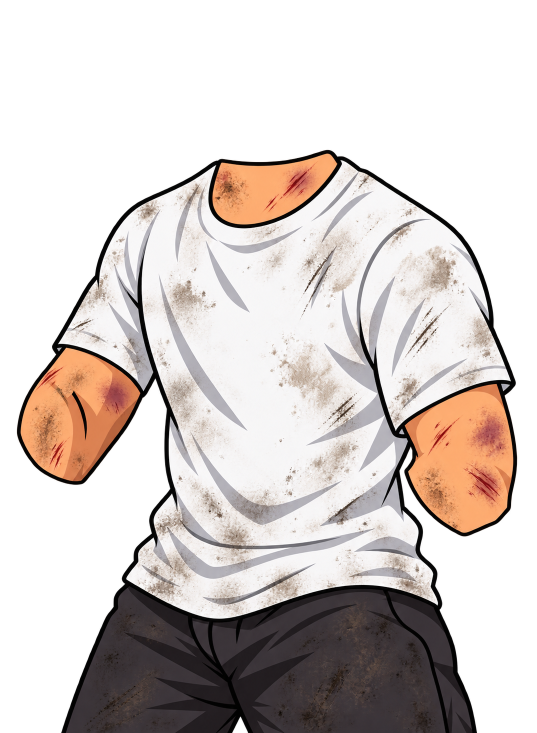
#> input picture tools/boss/raw/datsik-beaten/body.png, 1073 x 1466 px, found by its file name (shown at 1/2 size)
$ python make-input.py ../raw/datsik-beaten/body.png
#> lines starting #> are read from the running program, lines starting #| are printed output that depends on the picture
"""
A boss's rig layers (tools/boss/source/<boss>/) put together on white and cut to a square around him → the picture an image
edit dresses him up on (tools/boss/outfit/<boss>-in.png, 1024²) + where that square lies on the 1700×1750 sheet
(tools/boss/outfit/<boss>-in.json) — apply-outfit.py maps the edit back with it.
"""
import os, sys, json
from PIL import Image
HERE = os.path.dirname(os.path.abspath(__file__))
SRC = os.path.join(HERE, "..", "source")
ORDER = ["armL", "lowL", "handL", "legs", "body", "eyes", "pupils", "head", "armR", "lowR", "handR"]
for boss in sys.argv[1:]:
    d = os.path.join(SRC, boss)
    size = Image.open(os.path.join(d, "body.png")).size
    c = Image.new("RGBA", size, (0, 0, 0, 0))
#> c: PIL image 1073x1466 RGBA; every value is 0
    for n in ORDER:
        p = os.path.join(d, n + ".png")
        if os.path.exists(p): c.alpha_composite(Image.open(p).convert("RGBA"))
    x0, y0, x1, y1 = c.getbbox()
    side = max(x1 - x0, y1 - y0)
    ox, oy = x0 - (side - (x1 - x0)) // 2, y0 - (side - (y1 - y0)) // 2
    w = Image.new("RGBA", (side, side), (255, 255, 255, 255))
#> w: PIL image 1447x1447 RGBA; every value is 255
    sx, sy = max(0, ox), max(0, oy)
    w.alpha_composite(c.crop((sx, sy, min(size[0], ox + side), min(size[1], oy + side))), (sx - ox, sy - oy))
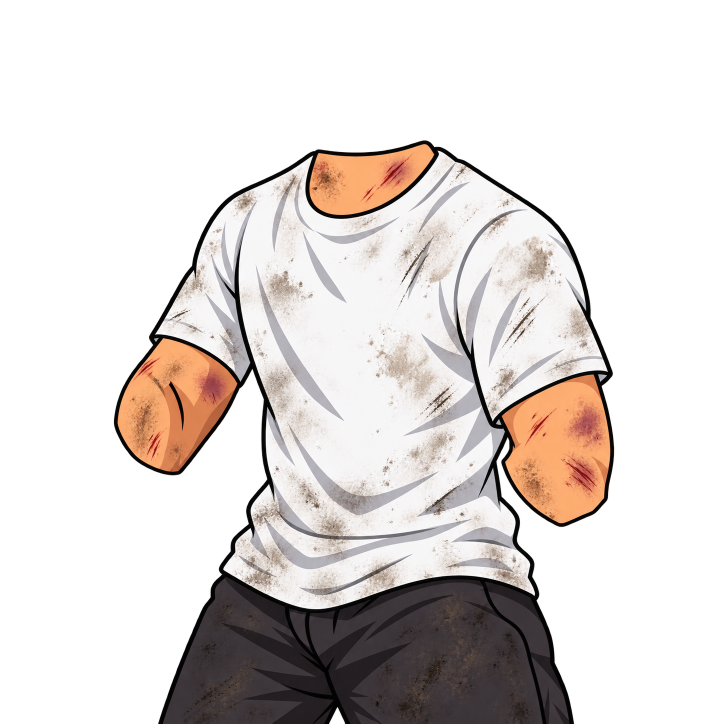
#> w: PIL image 1447x1447 RGBA (shown at 1/2 size); mean R, G, B, A 222.9, 217, 214.3, 255
    w.convert("RGB").resize((1024, 1024), Image.LANCZOS).save(os.path.join(HERE, f"{boss}-in.png"))
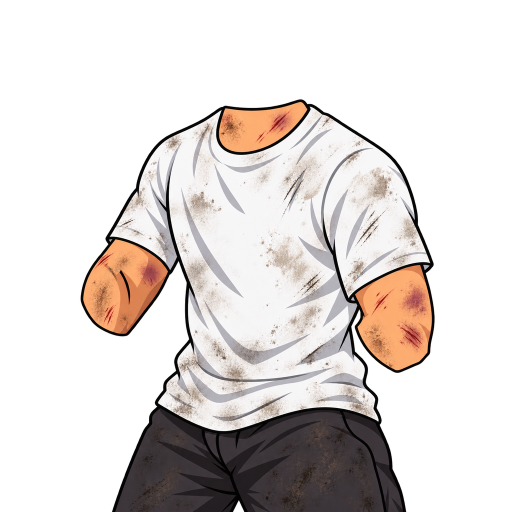
#> saved as body.png-in.png: PIL image 1024x1024 RGB (shown at 1/2 size); mean R, G, B 222.9, 217, 214.3
    json.dump({"ox": ox, "oy": oy, "side": side, "sheet": size}, open(os.path.join(HERE, f"{boss}-in.json"), "w"))
    print(boss, ox, oy, side)

$ run again, with tools/boss/raw/datsik-beaten/foreL.png copied over tools/boss/raw/datsik-beaten/body.png
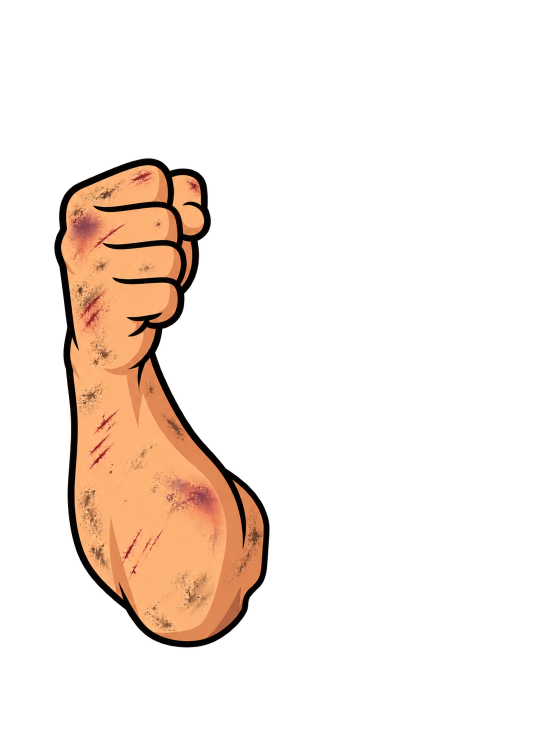
#> input picture tools/boss/raw/datsik-beaten/foreL.png, 1073 x 1466 px, found by its file name (shown at 1/2 size)
#> `w.alpha_composite(c.crop((sx, sy, min(size[0], ox + side), min(size[1]..`:
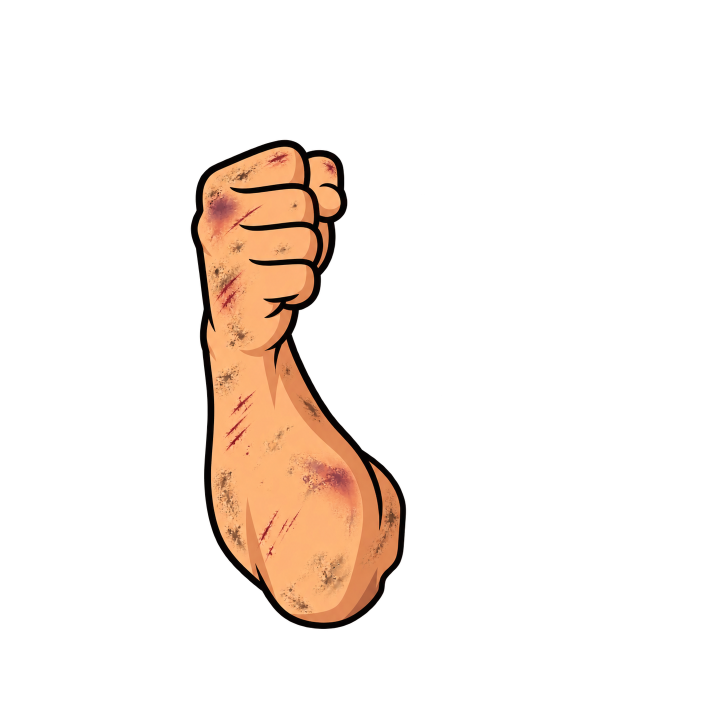
#> w: PIL image 1403x1403 RGBA (shown at 1/2 size); mean R, G, B, A 247.7, 239, 232.9, 255
#> `w.convert("RGB").resize((1024, 1024), Image.LANCZOS).save(os.path.join..`:
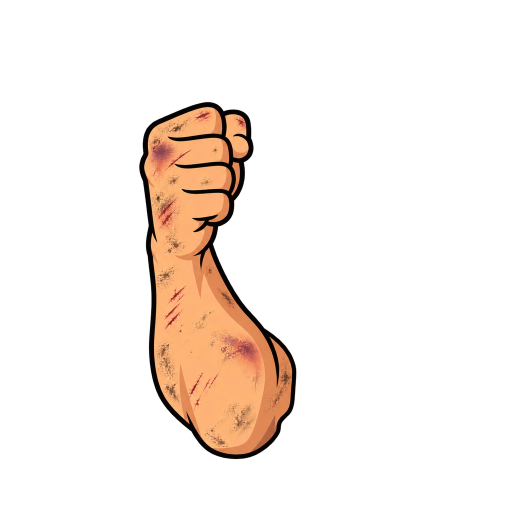
#> saved as body.png-in.png: PIL image 1024x1024 RGB (shown at 1/2 size); mean R, G, B 247.7, 239, 232.9

$ run again, with tools/boss/raw/datsik-beaten/foreR.png copied over tools/boss/raw/datsik-beaten/body.png
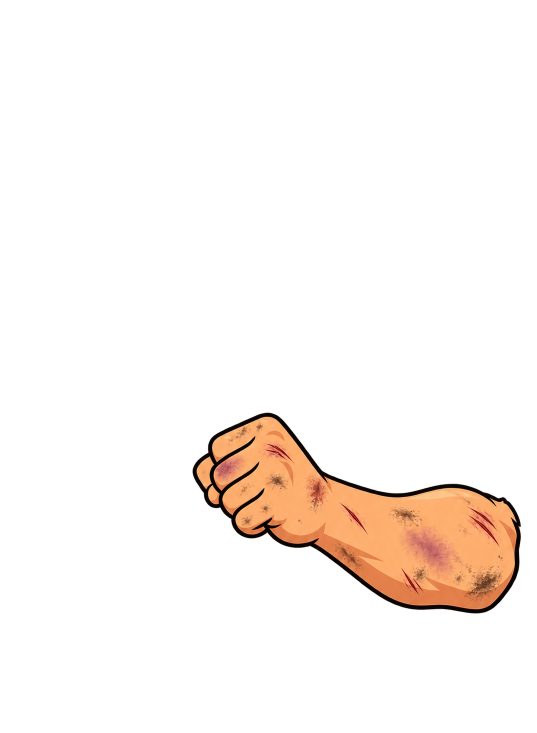
#> input picture tools/boss/raw/datsik-beaten/foreR.png, 1073 x 1466 px, found by its file name (shown at 1/2 size)
#> `w.alpha_composite(c.crop((sx, sy, min(size[0], ox + side), min(size[1]..`:
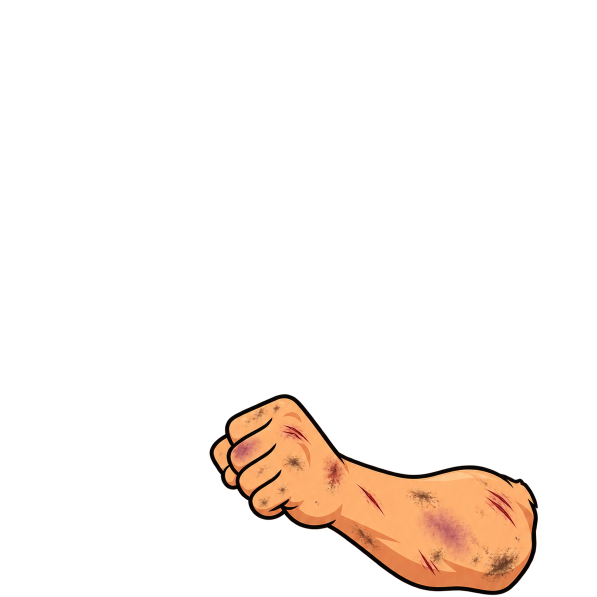
#> w: PIL image 1193x1193 RGBA (shown at 1/2 size); mean R, G, B, A 250.8, 244, 239.3, 255
#> `w.convert("RGB").resize((1024, 1024), Image.LANCZOS).save(os.path.join..`:
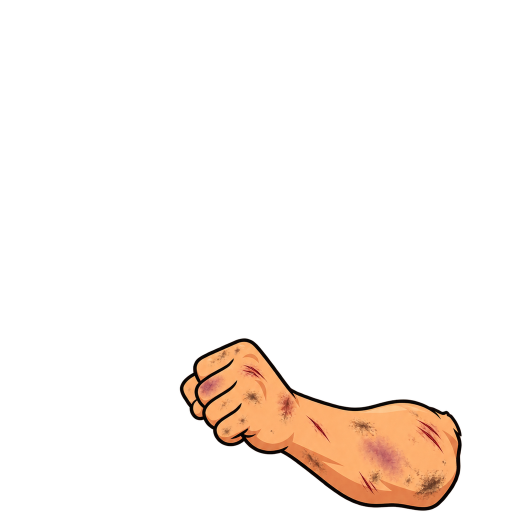
#> saved as body.png-in.png: PIL image 1024x1024 RGB (shown at 1/2 size); mean R, G, B 250.8, 244, 239.3
